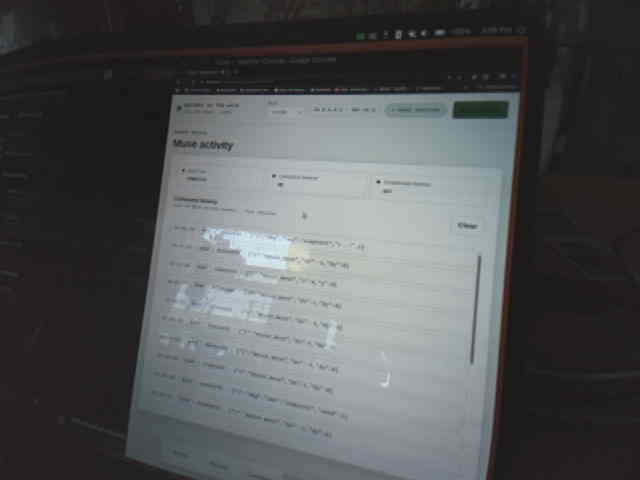
#> input picture host-agent/mqtt-bridge/snapshots/snap-20260924-150802-0.jpg, 640 x 480 px
$ python anchor_pipeline.py snapshots/snap-20260924-150802-0.jpg
#> lines starting #> are read from the running program, lines starting #| are printed output that depends on the picture; after the words box and inside, x2 and y2 are one past the last pixel; in counts of white or black regions, pixels touching at a corner belong together
### host-agent/mqtt-bridge/fiducial.py
#!/usr/bin/env python3
"""
Four unique fiducial markers for the Watcher digital twin.

PAGE-SIDE SPEC (implemented in watcher-console.html v0.4.39+):
  - Four <div>s, one fixed in each page corner (24px inset):
      #twinFidTL  #twinFidTR  #twinFidBL  #twinFidBR
  - Each: 72x72 CSS px white square, 10px black border ring
    (box-sizing: border-box), 28px black core centered.
  - Uniqueness via NOTCH position: the white notch cut from the black
    core sits in the quadrant facing the symbol's own corner:
      TL -> notch top-left      TR -> notch top-right
      BL -> notch bottom-left   BR -> notch bottom-right
  - Telemetry: the console's MQTT status payload includes
      "fiducials": {"vw": w, "vh": h, "sx": sx, "sy": sy,
                    "marks": {"tl": {"x":..,"y":..,"size":..}, ...}}
    measured via getBoundingClientRect() at publish time, so it stays
    correct across scroll/resize/zoom.

WHY FOUR: the camera often sees only part of the screen (in the current
bench setup the screen OVERFILLS the frame), so one symbol is a gamble.
Four corners maximize the chance at least one is visible, and four
correspondences solve the full screen<->camera homography from fiducials
alone. A single visible symbol still gives position + identity (the notch
quadrant identifies which corner it is).

HOST-SIDE: find_fiducials() locates all symbols in a camera frame and
returns each center in camera pixels plus its corner id from the notch.
Detections + telemetry = absolute screen<->camera correspondences.

Detection strategy (416x416, symbol ~8-30 px across):
  1. bright blobs in a plausible area range
  2. squareness filter
  3. dark border ring check (the 10px black ring survives as a dark halo)
  4. dark core check (inner black square)
  5. notch quadrant: brightest quadrant of the core region -> corner id
Confidence blends all cues; nothing is trusted on brightness alone.
"""
from typing import Dict, Optional, Tuple

import numpy as np
from PIL import Image

Point = Tuple[float, float]

# Page-side constants (must match watcher-console.html)
FIDUCIAL_DIV_IDS = ("twinFidTL", "twinFidTR", "twinFidBL", "twinFidBR")
FIDUCIAL_CORNER_IDS = ("tl", "tr", "bl", "br")
FIDUCIAL_CSS_SIZE = 72          # px on the page
FIDUCIAL_MIN_VERSION = "0.4.39"  # first console version with four fiducials


def _to_gray(image) -> np.ndarray:
#> called with image = 'snapshots/snap-20260924-150802-0.jpg'
    if isinstance(image, str):
        img = Image.open(image).convert("L")
    elif isinstance(image, Image.Image):
        img = image.convert("L")
    else:
        img = Image.fromarray(np.asarray(image)).convert("L")
    return np.array(img)


# [92 lines left out: function find_fiducial, not called in this run]


def _notch_quadrant(gray: np.ndarray, cx: float, cy: float,
                    half: float, dark_thresh: float) -> Optional[str]:
    """
    Identify the notch by the centroid of bright pixels in the core.
    The core is black except the white notch, so the bright centroid's
    quadrant IS the notch quadrant. Uses a small central window (stays
    inside the core despite 1-2px center error) and the notch's actual
    location -- not a fixed grid split -- so it is robust to the blob
    center being slightly off.
    Returns "tl"/"tr"/"bl"/"br", or None if ambiguous.
    """
    r = max(2, int(round(half * 0.35)))
    h, w = gray.shape
    x0, x1 = max(0, int(cx) - r), min(w, int(cx) + r + 1)
    y0, y1 = max(0, int(cy) - r), min(h, int(cy) + r + 1)
    win = gray[y0:y1, x0:x1]
    if win.size < 9:
        return None
    bright = win > (dark_thresh + 40)
    n_bright = int(bright.sum())
    # the notch is a small bright patch in a dark core: a few pixels,
    # but not most of the window (else we're not looking at the core)
    if n_bright < 3 or n_bright > 0.5 * win.size:
        return None
    ys, xs = np.nonzero(bright)
    qx = "l" if float(xs.mean()) < win.shape[1] / 2 else "r"
    qy = "t" if float(ys.mean()) < win.shape[0] / 2 else "b"
    return qy + qx


# [59 lines left out: functions find_fiducials, parse_fiducial_telemetry, not called in this run]


def find_fiducials_v2(image,
                      dark_thresh: int = 110,
                      bright_thresh: int = 170,
                      min_area: int = 8,
                      max_area: int = 500) -> Tuple[list, dict]:
    """
    Core-first fiducial detector (v2).

    v1 keyed on the symbol's WHITE body, which merges with light
    backgrounds (and the BLACK border merges with dark backgrounds) --
    both fail depending on what's behind the symbol. v2 keys on the
    one feature that is background-invariant: the BLACK CORE, which
    always sits inside the symbol's own white interior.

    Symbol ground truth (console CSS .twinFid): 72px white square,
    10px black border, 28px black core centered, 14px white notch in
    the core quadrant facing the symbol's corner.

    Returns (hits, detail) like find_fiducials(); hits have
    {"center", "corner_id" ("tl"/"tr"/"bl"/"br"/None), "score", ...}.
    """
    from scipy import ndimage

    gray = _to_gray(image)
    h, w = gray.shape
#> h = 480; w = 640
    detail: dict = {"candidates": []}

    dark = gray < dark_thresh
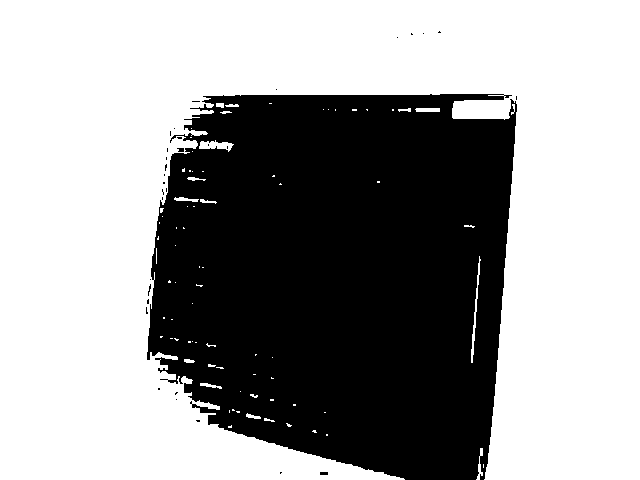
#> dark: shape (480, 640) bool; 61.5% white; 32 black regions (29 under 20 px), largest, box (x1, y1, x2, y2) and area: (147, 94, 517, 480) 117975, (320, 472, 328, 475) 24, (177, 148, 184, 152) 23
    labeled, n_feat = ndimage.label(dark)
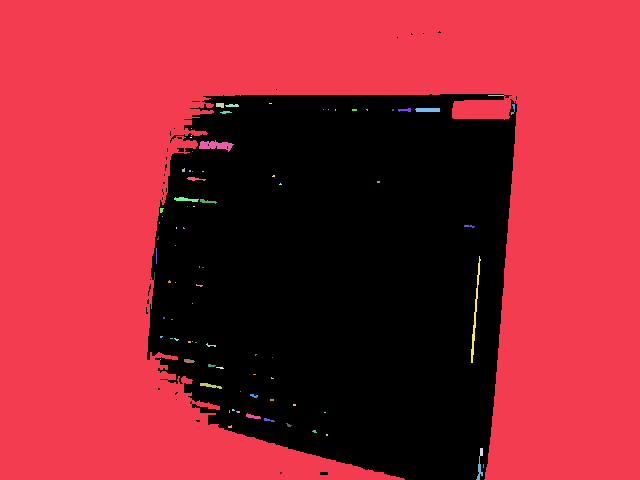
#> labeled: shape (480, 640) int32; 86 distinct labels, from 0 to 85; one colour per label, 0 black
#> n_feat = 85

    for i in range(1, n_feat + 1):
        ys, xs = np.where(labeled == i)
        area = len(xs)
        if not (min_area <= area <= max_area):
            continue
        x0, x1 = xs.min(), xs.max()
        y0, y1 = ys.min(), ys.max()
        bw, bh = x1 - x0 + 1, y1 - y0 + 1
        aspect = max(bw, bh) / max(min(bw, bh), 1)
        if aspect > 1.7:  # core is square; allow perspective slant
            continue
        cx, cy = float(xs.mean()), float(ys.mean())

        # --- white surround: the core must sit in the symbol's white
        # interior. Sample a ring just outside the core bbox; most of it
        # must be bright. (Tight ring: the border may merge with a dark
        # background, so don't reach that far.)
        pad = max(2, int(round(0.6 * max(bw, bh))))
        rx0, rx1 = max(0, x0 - pad), min(w, x1 + pad + 1)
        ry0, ry1 = max(0, y0 - pad), min(h, y1 + pad + 1)
        ring = gray[ry0:ry1, rx0:rx1].copy()
        ix0, ix1 = x0 - rx0, x1 - rx0 + 1
        iy0, iy1 = y0 - ry0, y1 - ry0 + 1
        ring[iy0:iy1, ix0:ix1] = 0  # exclude the core itself
        ring_px = ring[ring > 0]
        surround_bright = (float(np.mean(ring_px > bright_thresh))
                           if ring_px.size else 0.0)

        # --- notch quadrant -> corner identity ---
        notch_id = _notch_quadrant(gray, cx, cy, max(bw, bh) / 2,
                                   dark_thresh)

        # --- score ---
        square_score = max(0.0, 1.0 - (aspect - 1.0) / 0.7)
        score = (0.30 * square_score
                 + 0.30 * surround_bright
                 + 0.40 * (1.0 if notch_id else 0.0))
        # hard gate: without a white surround this isn't a symbol core
        if surround_bright < 0.45:
            score *= 0.3

        cand = {"center": (round(cx, 1), round(cy, 1)),
                "corner_id": notch_id,
                "area": int(area), "aspect": round(aspect, 2),
                "surround_bright": round(surround_bright, 2),
                "score": round(score, 3)}
        detail["candidates"].append(cand)
#> this loop made 85 passes
#> (area, bw, bh, aspect) on pass 3: (35, 8, 5, 1.6)
#> (area, bw, bh, aspect) on passes 5, 7, 8, 15, 20, 27: (34, 14, 3, 4.67), (33, 13, 4, 3.25), (97, 25, 4, 6.25), (23, 12, 3, 4), (228, 35, 12, 2.92), (42, 19, 4, 4.75)

    detail["candidates"].sort(key=lambda c: c["score"], reverse=True)
    hits = [c for c in detail["candidates"] if c["score"] >= 0.45]
    return hits, detail

### host-agent/mqtt-bridge/anchor_pipeline.py
#!/usr/bin/env python3
"""Anchor pipeline: camera frame -> detected fiducials -> Screen<->Camera.

Stage 1 (this script): detect fiducial cores, de-duplicate, geometrically
    assign TL/TR/BR/BL in camera coords.
Stage 2 (needs page telemetry): pair with screen marks -> DLT homography
    -> ScreenTwin.update_geometry_fiducials.

The corner notch is NOT used for primary ID: at 640x480 the notch is
2-4px and its image-axis quadrant is unreliable under perspective.
Primary ID is geometric (camera sees the screen roughly front-on).
The notch is kept as a verification hint only.

Usage:
    python3 anchor_pipeline.py <snapshot.jpg> [--show]
"""
import json
import math
import sys

import numpy as np

from fiducial import find_fiducials_v2

NMS_RADIUS_PX = 18.0  # detections closer than this are one symbol


def nms(cands, radius=NMS_RADIUS_PX):
    """Merge detections within `radius` px, keeping the best score."""
#> called with radius = 18
    cands = sorted(cands, key=lambda c: -c["score"])
    kept = []
    for c in cands:
        x, y = c["center"]
        if all(math.dist((x, y), k["center"]) > radius for k in kept):
            kept.append(c)
    return kept


def geometric_assign(points):
    """Assign TL/TR/BR/BL by camera position.

    Assumes the camera views the screen roughly front-on (no 90-degree+
    roll): the topmost two are TL/TR, the bottommost two BL/BR.
    Returns dict corner_id -> (x, y). Needs 3+ points; with exactly 3,
    returns the three found (no parallelogram completion -- invalid
    under perspective; use predict_missing() with screen telemetry).
    """
    if len(points) < 3:
        return {}
    pts = sorted(points, key=lambda p: p[1])  # top to bottom (y grows down)
    top_two = sorted(pts[:2], key=lambda p: p[0])
    out = {"tl": tuple(top_two[0]), "tr": tuple(top_two[1])}
    rest = sorted(pts[2:], key=lambda p: p[0])
    if len(rest) >= 2:
        out["bl"] = tuple(rest[0])
        out["br"] = tuple(rest[1])
    elif len(rest) == 1:
        # one bottom point: it's bl if it's left of center, else br
        midx = (out["tl"][0] + out["tr"][0]) / 2
        key = "bl" if rest[0][0] < midx else "br"
        out[key] = tuple(rest[0])
        out["_missing"] = "br" if key == "bl" else "bl"
    return out


def predict_missing(assign, screen_marks):
    """Predict the missing 4th camera point via an affine fit.

    With 3 camera<->screen correspondences, fit an affine transform
    (6 DOF, exact for 3 points) and use it to predict where the 4th
    screen mark should appear in camera coords. Returns (x, y) or None.
    This is only a search seed -- the pipeline must then verify a real
    core detection at the predicted location.
    """
    missing = assign.get("_missing")
    if not missing:
        return None
    have = [k for k in ("tl", "tr", "bl", "br") if k in assign]
    if len(have) != 3 or missing not in screen_marks:
        return None
    # affine: solve [x y 1] @ A = [u v] for 3 correspondences
    src = np.array([screen_marks[k] for k in have])   # screen
    dst = np.array([assign[k] for k in have])          # camera
    M = np.column_stack([src, np.ones(3)])
    try:
        A, *_ = np.linalg.lstsq(M, dst, rcond=None)
    except np.linalg.LinAlgError:
        return None
    pred = np.append(screen_marks[missing], 1.0) @ A
    return (float(pred[0]), float(pred[1]))


def main():
    path = sys.argv[1]
    show = "--show" in sys.argv
    hits, detail = find_fiducials_v2(path)
    cands = detail["candidates"]
    # keep everything above a lenient floor for NMS, then re-threshold
    cands = [c for c in cands if c["score"] >= 0.25]
    dedup = nms(cands)
    # final: keep the 4 best (the symbols) -- real scenes have <= 4
    dedup = sorted(dedup, key=lambda c: -c["score"])[:4]
    pts = [c["center"] for c in dedup]
    assign = geometric_assign(pts)

    print(f"raw candidates: {len(detail['candidates'])}, "
          f"after NMS: {len(dedup)}")
    for c in dedup:
        x, y = c["center"]
        print(f"  cam=({x:.0f},{y:.0f}) notch_hint={c['corner_id']} "
              f"score={c['score']} area={c['area']}")
    print("assignment:")
    for k in ("tl", "tr", "br", "bl"):
        v = assign.get(k)
        tag = " (missing)" if assign.get("_missing") == k else ""
        print(f"  {k}: ({v[0]:.0f},{v[1]:.0f}){tag}" if v else f"  {k}: --")

    if show:
        from PIL import Image, ImageDraw
        im = Image.open(path).convert("RGB")
        d = ImageDraw.Draw(im)
        colors = {"tl": "red", "tr": "lime", "br": "cyan", "bl": "yellow"}
        for k in ("tl", "tr", "br", "bl"):
            if k not in assign:
                continue
            x, y = assign[k]
            d.ellipse([x-8, y-8, x+8, y+8], outline=colors[k], width=3)
            d.text((x+10, y-10), k.upper(), fill=colors[k])
        im.resize((1280, 960), Image.LANCZOS).save("/tmp/anchors_assigned.png")
        print("annotated: /tmp/anchors_assigned.png")


if __name__ == "__main__":
    main()

$ run again, on host-agent/mqtt-bridge/snapshots/snap-20260924-151857-0.jpg
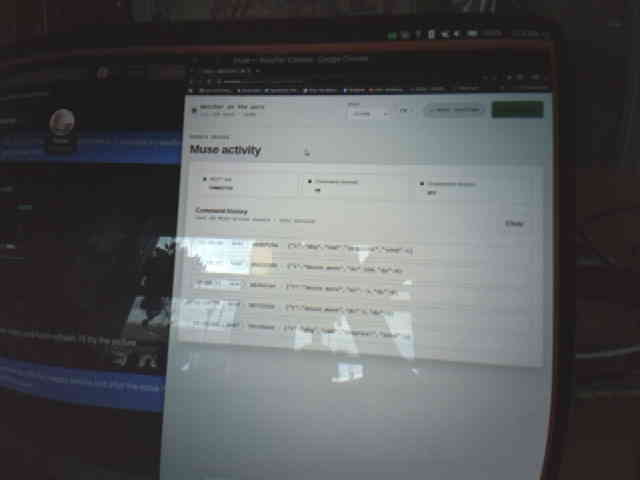
#> input picture host-agent/mqtt-bridge/snapshots/snap-20260924-151857-0.jpg, 640 x 480 px
#> in find_fiducials_v2, `dark = gray < dark_thresh`:
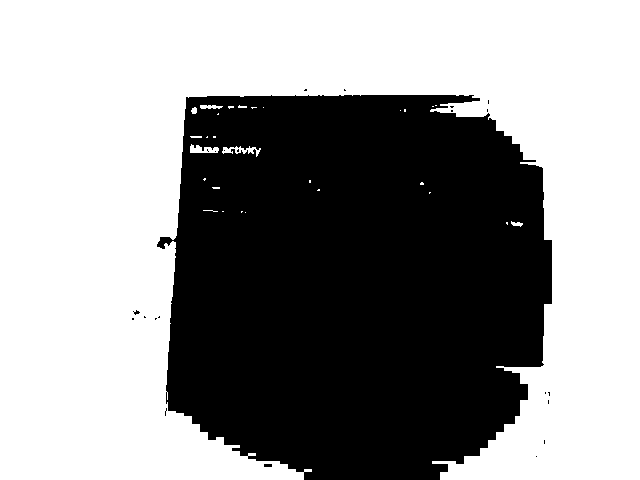
#> dark: shape (480, 640) bool; 58.2% white; 23 black regions (21 under 20 px), largest, box (x1, y1, x2, y2) and area: (157, 95, 552, 480) 128397, (264, 464, 272, 467) 24
#> in find_fiducials_v2, `labeled, n_feat = ndimage.label(dark)`:
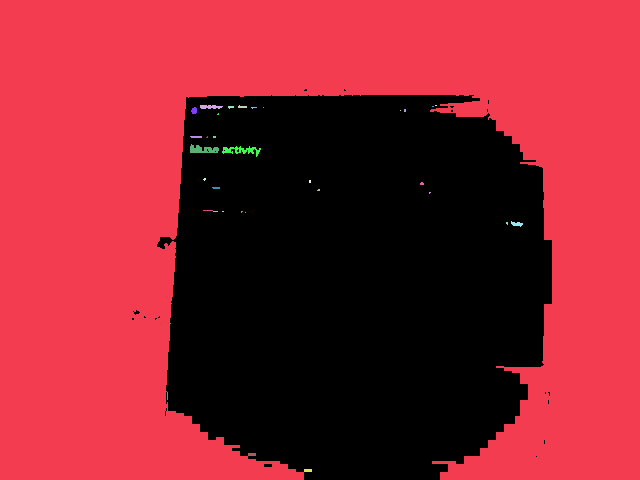
#> labeled: shape (480, 640) int32; 34 distinct labels, from 0 to 33; one colour per label, 0 black
#> n_feat = 33
#> the loop in find_fiducials_v2, `for i in range(1, n_feat + 1):` made 33 passes
#> (area, bw, bh, aspect) on pass 7: (33, 6, 7, 1.17)
